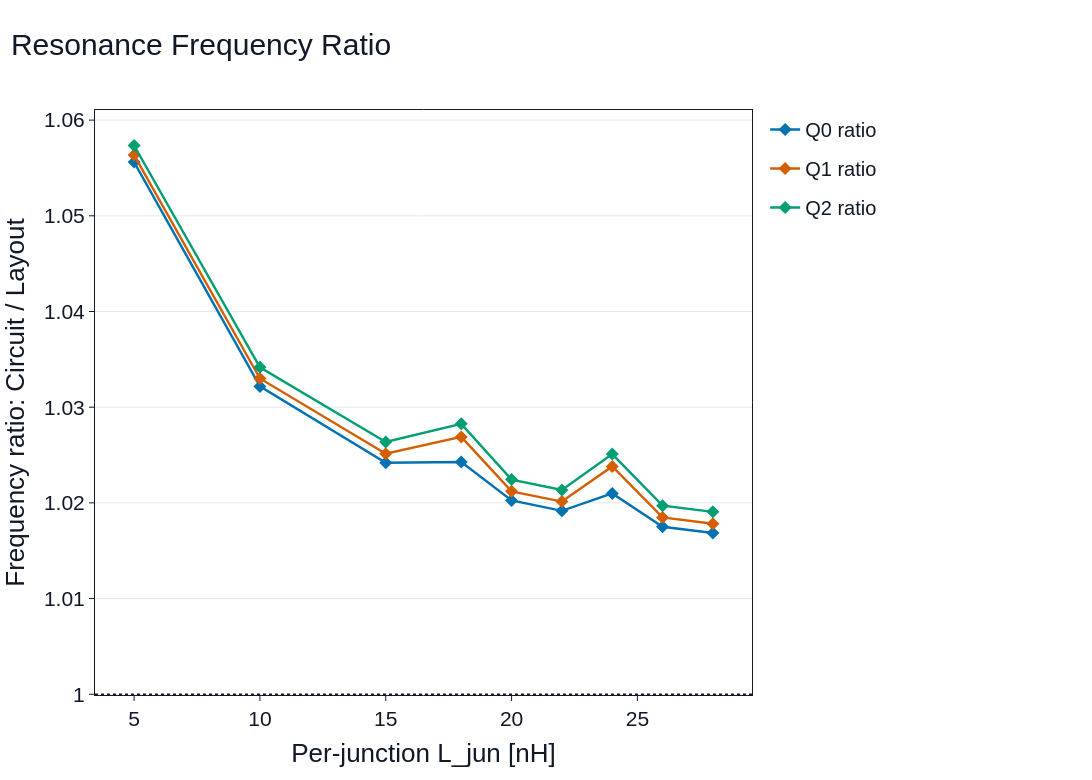

The notebook cell this image was saved under:
### Markdown cell above
### Circuit/Layout resonance frequency ratio

Purpose: Shows whether Circuit resonance frequencies track Layout frequencies across Ljun.

Tables: Frequency ratio and MHz delta table.

Result key: `layout_vs_circuit_resonance_frequency_ratio`

### Code cell
show_result("layout_vs_circuit_resonance_frequency_ratio")

### Figure 1 — Plotly figure (JSON) as saved in the notebook; plotly's stock layout.template omitted (floating-point values rounded to 4 significant figures)
{"data": [{"customdata": [[9.622, 9.115, 507.0, 5.562], [6.804, 6.592, 212.1, 3.217], [5.556, 5.424, 131.3, 2.42], [5.072, 4.951, 120.2, 2.427], [4.811, 4.716, 95.5, 2.025], [4.587, 4.501, 86.27, 1.917], [4.392, 4.302, 90.27, 2.099], [4.22, 4.147, 72.58, 1.75], [4.066, 3.999, 67.36, 1.685]], "hovertemplate": "Q0 data<br>Ljun=%{x:.3f} nH<br>Circuit/Layout=%{y:.6f}<br>offset=%{customdata[3]:+.3f}%<br>Circuit=%{customdata[0]:.6f} GHz<br>Layout=%{customdata[1]:.6f} GHz<br>Delta=%{customdata[2]:+.3f} MHz<extra></extra>", "legendgroup": "Q0", "line": {"color": "#0072B2", "width": 2.4}, "marker": {"color": "#0072B2", "size": 10, "symbol": "diamond"}, "mode": "markers+lines", "name": "Q0 ratio", "type": "scatter", "x": [5.0, 10.0, 15.0, 18.0, 20.0, 22.0, 24.0, 26.0, 28.0], "y": [1.056, 1.032, 1.024, 1.024, 1.02, 1.019, 1.021, 1.018, 1.017]}, {"customdata": [[9.618, 9.105, 513.0, 5.634], [6.801, 6.584, 217.3, 3.3], [5.553, 5.417, 136.2, 2.514], [5.069, 4.936, 132.8, 2.689], [4.809, 4.709, 99.86, 2.121], [4.585, 4.495, 90.51, 2.014], [4.39, 4.288, 102.1, 2.381], [4.218, 4.141, 76.52, 1.848], [4.064, 3.993, 71.17, 1.782]], "hovertemplate": "Q1 data<br>Ljun=%{x:.3f} nH<br>Circuit/Layout=%{y:.6f}<br>offset=%{customdata[3]:+.3f}%<br>Circuit=%{customdata[0]:.6f} GHz<br>Layout=%{customdata[1]:.6f} GHz<br>Delta=%{customdata[2]:+.3f} MHz<extra></extra>", "legendgroup": "Q1", "line": {"color": "#D55E00", "width": 2.4}, "marker": {"color": "#D55E00", "size": 10, "symbol": "diamond"}, "mode": "markers+lines", "name": "Q1 ratio", "type": "scatter", "x": [5.0, 10.0, 15.0, 18.0, 20.0, 22.0, 24.0, 26.0, 28.0], "y": [1.056, 1.033, 1.025, 1.027, 1.021, 1.02, 1.024, 1.018, 1.018]}, {"customdata": [[9.627, 9.105, 522.2, 5.735], [6.807, 6.583, 224.9, 3.416], [5.558, 5.415, 142.7, 2.636], [5.074, 4.935, 139.4, 2.826], [4.814, 4.708, 105.6, 2.243], [4.59, 4.494, 95.97, 2.136], [4.394, 4.287, 107.6, 2.51], [4.222, 4.14, 81.6, 1.971], [4.068, 3.992, 76.1, 1.906]], "hovertemplate": "Q2 data<br>Ljun=%{x:.3f} nH<br>Circuit/Layout=%{y:.6f}<br>offset=%{customdata[3]:+.3f}%<br>Circuit=%{customdata[0]:.6f} GHz<br>Layout=%{customdata[1]:.6f} GHz<br>Delta=%{customdata[2]:+.3f} MHz<extra></extra>", "legendgroup": "Q2", "line": {"color": "#009E73", "width": 2.4}, "marker": {"color": "#009E73", "size": 10, "symbol": "diamond"}, "mode": "markers+lines", "name": "Q2 ratio", "type": "scatter", "x": [5.0, 10.0, 15.0, 18.0, 20.0, 22.0, 24.0, 26.0, 28.0], "y": [1.057, 1.034, 1.026, 1.028, 1.022, 1.021, 1.025, 1.02, 1.019]}], "layout": {"font": {"color": "#111827", "family": "Arial, Helvetica, sans-serif", "size": 21}, "height": 780, "hovermode": "closest", "legend": {"font": {"color": "#111827", "family": "Arial, Helvetica, sans-serif", "size": 20}, "orientation": "v", "x": 1.02, "xanchor": "left", "y": 1, "yanchor": "top"}, "margin": {"b": 85, "l": 95, "r": 340, "t": 110}, "paper_bgcolor": "#FFFFFF", "plot_bgcolor": "#FFFFFF", "shapes": [{"line": {"color": "#111827", "dash": "dot", "width": 1.5}, "type": "line", "x0": 0, "x1": 1, "xref": "x domain", "y0": 1, "y1": 1, "yref": "y"}], "title": {"font": {"color": "#111827", "family": "Arial, Helvetica, sans-serif", "size": 30}, "text": "Resonance Frequency Ratio", "x": 0.01, "xanchor": "left"}, "width": 1200, "xaxis": {"gridcolor": "#E5E7EB", "gridwidth": 1, "linecolor": "#111827", "linewidth": 1, "mirror": true, "showgrid": false, "showline": true, "tickcolor": "#111827", "tickfont": {"color": "#111827", "family": "Arial, Helvetica, sans-serif", "size": 21}, "ticks": "outside", "title": {"font": {"color": "#111827", "family": "Arial, Helvetica, sans-serif", "size": 26}, "standoff": 14, "text": "Per-junction L_jun [nH]"}, "zeroline": false}, "yaxis": {"gridcolor": "#E5E7EB", "gridwidth": 1, "linecolor": "#111827", "linewidth": 1, "mirror": true, "showgrid": true, "showline": true, "tickcolor": "#111827", "tickfont": {"color": "#111827", "family": "Arial, Helvetica, sans-serif", "size": 21}, "ticks": "outside", "title": {"font": {"color": "#111827", "family": "Arial, Helvetica, sans-serif", "size": 26}, "standoff": 14, "text": "Frequency ratio: Circuit / Layout"}, "zeroline": false}}}
